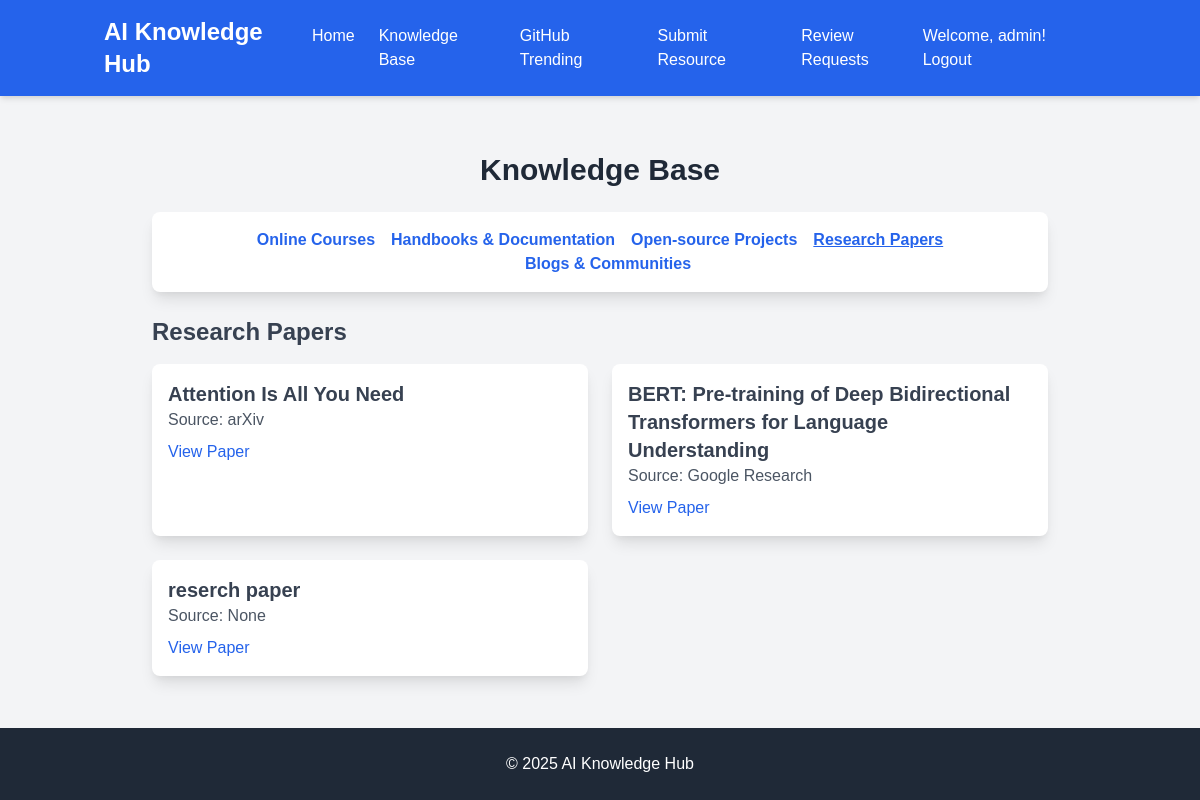
/knowledge-base?tab=research_papers (signed in), run on the app's committed database.
### models.py (models this page shows, shortened)
class User(UserMixin, db.Model):
    id = db.Column(db.Integer, primary_key=True)
    username = db.Column(db.String(80), unique=True, nullable=False)
    email = db.Column(db.String(120), unique=True, nullable=False)
    password_hash = db.Column(db.String(128))
    is_admin = db.Column(db.Boolean, default=False)
    created_at = db.Column(db.DateTime, default=datetime.utcnow)

class ResearchPaper(db.Model):
    id = db.Column(db.Integer, primary_key=True)
    title = db.Column(db.String(200), nullable=False)
    url = db.Column(db.String(500), nullable=False)
    source = db.Column(db.String(200))
    description = db.Column(db.Text)
    created_at = db.Column(db.DateTime, default=datetime.utcnow)

### app.py (the view)
@app.route('/knowledge-base')
@login_required
def knowledge_base():
    active_tab = request.args.get('tab', 'courses')
    categories = {
        "courses": Course.query.all(),
        "handbooks": Handbook.query.all(),
        "github_projects": GitHubProject.query.all(),
        "research_papers": ResearchPaper.query.all(),
        "blogs": Blog.query.all()
    }
    return render_template('knowledge_base.html', categories=categories, active_tab=active_tab)

### app.py (called while the page is built)
@login_manager.user_loader
def load_user(user_id):
    return User.query.get(int(user_id))

def login_required(f):
    @wraps(f)
    def decorated_function(*args, **kwargs):
        if 'user_id' not in session:
            return redirect(url_for('login'))
        return f(*args, **kwargs)
    return decorated_function

### templates/knowledge_base.html (shortened to what this page needs)
{% extends "base.html" %}
{% block content %}
<div class="text-center py-6">
    <h1 class="text-3xl font-bold text-gray-800">Knowledge Base</h1>
</div>
<nav class="bg-white shadow-lg p-4 rounded-lg max-w-4xl mx-auto mb-6">
    <ul class="flex flex-wrap justify-center space-x-4 text-blue-600 font-semibold">
        <li><a href="{{ url_for('knowledge_base', tab='courses') }}" class="{% if active_tab == 'courses' %}underline{% endif %}">Online Courses</a></li>
        <li><a href="{{ url_for('knowledge_base', tab='handbooks') }}" class="{% if active_tab == 'handbooks' %}underline{% endif %}">Handbooks & Documentation</a></li>
        <li><a href="{{ url_for('knowledge_base', tab='github_projects') }}" class="{% if active_tab == 'github_projects' %}underline{% endif %}">Open-source Projects</a></li>
        <li><a href="{{ url_for('knowledge_base', tab='research_papers') }}" class="{% if active_tab == 'research_papers' %}underline{% endif %}">Research Papers</a></li>
        <li><a href="{{ url_for('knowledge_base', tab='blogs') }}" class="{% if active_tab == 'blogs' %}underline{% endif %}">Blogs & Communities</a></li>
    </ul>
</nav>
<section class="max-w-4xl mx-auto">
    {% if active_tab == 'courses' %}
        <h2 class="text-2xl font-semibold text-gray-700">Online Courses</h2>
        <div class="grid grid-cols-1 md:grid-cols-2 gap-6 mt-4">
            {% for course in categories.courses %}
                <div class="bg-white p-4 shadow-lg rounded-lg">
                    <h3 class="text-xl font-semibold text-gray-700">{{ course.title }}</h3>
                    <p class="text-gray-600">Platform: {{ course.platform }}</p>
                    <p class="mt-2"><a href="{{ course.url }}" class="text-blue-600 hover:underline">View Course</a></p>
                </div>
            {% endfor %}
        </div>
    {% elif active_tab == 'research_papers' %}
        <h2 class="text-2xl font-semibold text-gray-700">Research Papers</h2>
        <div class="grid grid-cols-1 md:grid-cols-2 gap-6 mt-4">
            {% for paper in categories.research_papers %}
                <div class="bg-white p-4 shadow-lg rounded-lg">
                    <h3 class="text-xl font-semibold text-gray-700">{{ paper.title }}</h3>
                    <p class="text-gray-600">Source: {{ paper.source }}</p>
                    <p class="mt-2"><a href="{{ paper.url }}" class="text-blue-600 hover:underline">View Paper</a></p>
                </div>
            {% endfor %}
        </div>
    {% endif %}
</section>
{% endblock %}

### templates/base.html (shortened to what this page needs)
<!DOCTYPE html>
<html lang="en">
<head>
    <link href="https://cdn.jsdelivr.net/npm/tailwindcss@2.2.19/dist/tailwind.min.css" rel="stylesheet">
</head>
<body class="bg-gray-100 min-h-screen flex flex-col">
    <header class="bg-blue-600 text-white shadow-md">
        <div class="container mx-auto px-4 py-4">
            <div class="flex justify-between items-center">
                <h1 class="text-2xl font-bold">AI Knowledge Hub</h1>
                <nav>
                    <ul class="flex space-x-6">
                        <li><a href="{{ url_for('index') }}" class="hover:text-blue-200 transition-colors">Home</a></li>
                        <li><a href="{{ url_for('knowledge_base') }}" class="hover:text-blue-200 transition-colors">Knowledge Base</a></li>
                        <li><a href="{{ url_for('github_trending') }}" class="hover:text-blue-200 transition-colors">GitHub Trending</a></li>
                        <li><a href="{{ url_for('submit_resource') }}" class="hover:text-blue-200 transition-colors">Submit Resource</a></li>
                        {% if current_user.is_admin %}
                        <li><a href="{{ url_for('review_requests') }}" class="hover:text-blue-200 transition-colors">Review Requests</a></li>
                        {% endif %}
                    </ul>
                </nav>
                <div class="user-info">
                    {% if session.get('user_id') %}
                        Welcome, {{ session.get('username') }}!
                        <a href="{{ url_for('logout') }}" class="hover:text-blue-200 transition-colors">Logout</a>
                    {% else %}
                        <a href="{{ url_for('login') }}" class="hover:text-blue-200 transition-colors">Login</a>
                        <a href="{{ url_for('register') }}" class="hover:text-blue-200 transition-colors">Register</a>
                    {% endif %}
                </div>
            </div>
        </div>
    </header>
    <main class="container mx-auto px-4 py-8 flex-grow">
        {% block content %}{% endblock %}
    </main>
    <footer class="bg-gray-800 text-white py-6">
        <div class="container mx-auto px-4 text-center">
            <p>&copy; 2025 AI Knowledge Hub</p>
        </div>
    </footer>
</body>
</html>

### templates/base.html (style rules this page uses)
body { font-family: Arial, sans-serif; margin: 0; padding: 0; }
.user-info { float: right; }
.user-info a { color: white; }

### data on the page
User: get "admin"
ResearchPaper: title "Attention Is All You Need", source "arXiv"
ResearchPaper: title "BERT: Pre-training of Deep Bidirectional Transformers for Language Understanding", source "Google Research"
ResearchPaper: title "reserch paper", source "None"
